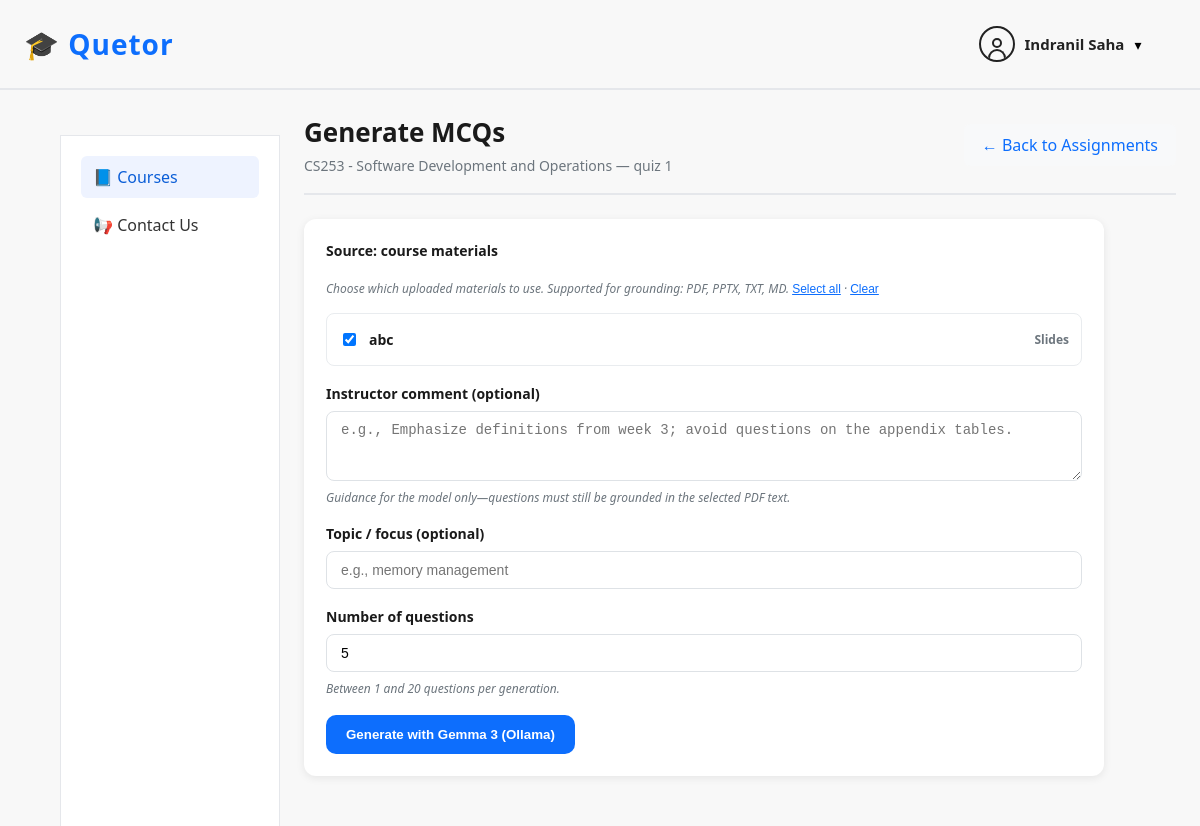
Page /assignments/1/professor/10/generate/ (signed in) on the committed database.
### users/models.py (models this page shows, shortened)
class User(AbstractUser):
    ROLE_CHOICES = [
        ('student', 'Student'),
        ('professor', 'Professor'),
        ('ta', 'Teaching Assistant'),
        ('admin', 'Admin'),
    ]
    role = models.CharField(
        max_length=20,
        choices=ROLE_CHOICES,
        default='student'
    )
    department = models.CharField(max_length=100, blank=True)

### courses/models.py (models this page shows, shortened)
class Course(models.Model):
    code = models.CharField(max_length=10, unique=True)
    name = models.CharField(max_length=100)
    semester = models.ForeignKey(
        Semester,
        on_delete=models.CASCADE,
        related_name="courses"
    )

### assignments/models.py (models this page shows, shortened)
class Assignment(models.Model):
    course = models.ForeignKey(Course, on_delete=models.CASCADE, related_name="assignments")
    created_by = models.ForeignKey(User, on_delete=models.CASCADE, related_name="created_assignments")
    title = models.CharField(max_length=200)
    description = models.TextField(blank=True)
    due_date = models.DateTimeField()
    duration_minutes = models.PositiveIntegerField(default=20)
    is_published = models.BooleanField(default=True)
    created_at = models.DateTimeField(auto_now_add=True)
    class Meta:
        ordering = ["-due_date", "-created_at"]

### content/models.py (models this page shows, shortened)
class CourseMaterial(models.Model):
    CONTENT_TYPE_CHOICES = [
        ('notes', 'Lecture Notes'),
        ('slides', 'Slides'),
        ('ppt', 'PPT'),
        ('pyq', 'Previous Year Questions'),
        ('other', 'Other'),
    ]
    course = models.ForeignKey(Course, on_delete=models.CASCADE)
    title = models.CharField(max_length=200)
    content_type = models.CharField(
        max_length=20,
        choices=CONTENT_TYPE_CHOICES
    )
    file = models.FileField(upload_to='course_materials/')
    is_published = models.BooleanField(default=False)
    uploaded_at = models.DateTimeField(auto_now_add=True)

### assignments/views.py (the view, shortened to what this page needs)
@login_required
def generate_mcqs(request, course_id: int, assignment_id: int):
    if not CourseProfessor.objects.filter(course_id=course_id, professor=request.user).exists():
        return redirect("/courses/")
    assignment = get_object_or_404(Assignment, id=assignment_id, course_id=course_id)
    error = None
    course = assignment.course
    materials = list(
        CourseMaterial.objects.filter(course_id=course_id).order_by("-uploaded_at", "title")
    )
    return render(
        request,
        "assignments/generate_mcqs.html",
        {
            "course": course,
            "course_id": course_id,
            "assignment": assignment,
            "materials": materials,
            "nav_active": "courses",
            "error": error,
        },
    )

### templates/assignments/generate_mcqs.html (shortened to what this page needs)
{% extends "courses/base.html" %}
{% load static %}
{% block content %}
<div class="course-detail-header">
  <div class="course-title-section">
    <h1 class="course-title">Generate MCQs</h1>
    <p class="course-semester">{{ course.code }} - {{ course.name }} — {{ assignment.title }}</p>
  </div>
  <div class="header-actions">
    <a href="/assignments/{{ course_id }}/professor/" class="back-link">← Back to Assignments</a>
  </div>
</div>
<div class="form-card">
  <form method="post" class="mcq-form">
    <div class="form-group">
      <label>Source: course materials</label>
      {% if materials %}
        <p class="form-hint" style="margin-bottom: 8px;">
          Choose which uploaded materials to use. Supported for grounding: PDF, PPTX, TXT, MD.
          <button type="button" class="link-btn" id="select-all-materials">Select all</button>
          ·
          <button type="button" class="link-btn" id="clear-materials">Clear</button>
        </p>
        <div class="material-checkboxes">
          {% for m in materials %}
            <label class="material-row">
              <input type="checkbox" name="material_ids" value="{{ m.id }}" class="mat-cb" checked />
              <span class="material-title">{{ m.title }}</span>
              <span class="material-type">{{ m.get_content_type_display }}</span>
            </label>
          {% endfor %}
        </div>
      {% else %}
        <p class="empty-materials">
          No files in course materials yet. Upload materials from the course home (Add New Content), then return here.
          You can still generate from topic/course name only below.
        </p>
      {% endif %}
    </div>
    <div class="form-group">
      <label for="professor_comment">Instructor comment (optional)</label>
      <textarea
        id="professor_comment"
        name="professor_comment"
        class="form-textarea"
        rows="3"
        placeholder="e.g., Emphasize definitions from week 3; avoid questions on the appendix tables."
      ></textarea>
      <small class="form-hint">
        Guidance for the model only—questions must still be grounded in the selected PDF text.
      </small>
    </div>
    <div class="form-group">
      <label for="topic">Topic / focus (optional)</label>
      <input
        id="topic"
        name="topic"
        type="text"
        class="form-input"
        placeholder="e.g., memory management"
      />
    </div>
    <div class="form-group">
      <label for="num_questions">Number of questions</label>
      <input
        id="num_questions"
        name="num_questions"
        type="number"
        min="1"
        max="20"
        value="5"
        class="form-input"
      />
      <small class="form-hint">Between 1 and 20 questions per generation.</small>
    </div>
    <button type="submit" class="primary-btn" id="generate-btn">
      Generate with Gemma 3 (Ollama)
    </button>
  </form>
</div>
{% endblock %}

### templates/courses/includes/header.html (shortened to what this page needs)
{% load static %}
<header class="topbar">
  <div class="topbar-left">
    <span class="logo-text">🎓 Quetor</span>
  </div>
  <div class="profile-wrapper">
    <div class="profile-trigger" onclick="toggleProfileDropdown()">
      <div class="profile-icon">
        <div class="profile-head"></div>
        <div class="profile-body"></div>
      </div>
      <span class="profile-name">
        {{ request.user.get_full_name|default:request.user.username }}
      </span>
      <span class="chevron">▾</span>
    </div>
  </div>
</header>

### static/css/courses.css (style rules this page uses)
* { box-sizing: border-box; }
body { margin: 0; font-family: "Segoe UI", Arial, sans-serif; background: #ffffff; }
.profile-wrapper { margin-right: 3%; }
.profile-icon { width: 36px; height: 36px; border: 2px solid #222; border-radius: 50%; position: relative; cursor: pointer; overflow: hidden; }
.profile-head { width: 10px; height: 10px; bottom:-3px; border: 2px solid #222; border-radius: 50%; position: absolute; top: 10px; left: 50%; transform: translateX(-50%); background: transparent; transition: background 0.2s ease; }
.profile-body { width: 18px; height: 10px; border: 2px solid #222; border-bottom: none; border-radius: 10px 10px 0 0; position: absolute; bottom: 1px; left: 50%; transform: translateX(-50%); background: transparent; transition: background 0.2s ease; }
.profile-name { font-size: 14px; font-weight: 500; }
.profile-wrapper { position: relative; display: flex; align-items: center; }
.profile-trigger { display: flex; align-items: center; gap: 10px; cursor: pointer; }
.profile-icon { width: 36px; height: 36px; border: 2px solid #222; border-radius: 50%; display: flex; align-items: center; justify-content: center; }
.profile-name { font-size: 15px; font-weight: 600; color: #222; }
.chevron { font-size: 14px; }
.topbar { height: 90px; display: flex; justify-content: space-between; align-items: center; padding: 0 24px; border-bottom: 2px solid #e5e7eb; background: #f8f8f8; }
.topbar-left { width: 200px; display: flex; align-items: center; gap: 12px; }
.logo-text { font-size: 28px; font-weight: 700; color: #0d6efd; font-family: "open sans", sans-serif; letter-spacing: 1px; }

### templates/assignments/generate_mcqs.html (style rules this page uses)
.course-detail-header { display: flex; justify-content: space-between; align-items: center; margin-bottom: 24px; padding-bottom: 18px; border-bottom: 2px solid #e5e7eb; }
.course-title { font-size: 26px; font-weight: 700; color: #1a1a1a; margin: 0 0 6px 0; }
.course-semester { font-size: 14px; color: #6c757d; margin: 0; }
.header-actions { display: flex; gap: 12px; align-items: center; }
.back-link { padding: 10px 18px; background: #f8f9fa; color: #0d6efd; text-decoration: none; border-radius: 6px; font-weight: 500; transition: all 0.2s; }
.form-card { background: white; border-radius: 12px; padding: 22px; box-shadow: 0 2px 8px rgba(0,0,0,0.08); max-width: 800px; }
.mcq-form { display: flex; flex-direction: column; gap: 18px; }
.form-group { display: flex; flex-direction: column; gap: 8px; }
.form-group label { font-size: 14px; font-weight: 700; color: #1a1a1a; }
.form-input, .form-textarea { padding: 10px 14px; border: 1px solid #dee2e6; border-radius: 8px; font-size: 14px; transition: all 0.2s; }
.form-hint { font-size: 12px; color: #6c757d; font-style: italic; }
.link-btn { background: none; border: none; color: #0d6efd; cursor: pointer; font-size: 12px; padding: 0; text-decoration: underline; }
.material-checkboxes { border: 1px solid #e9ecef; border-radius: 8px; max-height: 320px; overflow-y: auto; padding: 8px 0; }
.material-row { display: flex; align-items: center; gap: 10px; padding: 8px 12px; cursor: pointer; font-weight: 500; }
.material-title { flex: 1; font-size: 14px; }
.material-type { font-size: 12px; color: #6c757d; }
.primary-btn { padding: 12px 20px; background: #0d6efd; color: white; border: none; border-radius: 10px; font-weight: 700; cursor: pointer; transition: all 0.2s; width: fit-content; }

### rows in the picture
User: user.get_full_name "Indranil Saha"
Course: code "CS253", name "Software Development and Operations"
Assignment: title "quiz 1"
CourseMaterial: title "abc", content_type "Slides"
